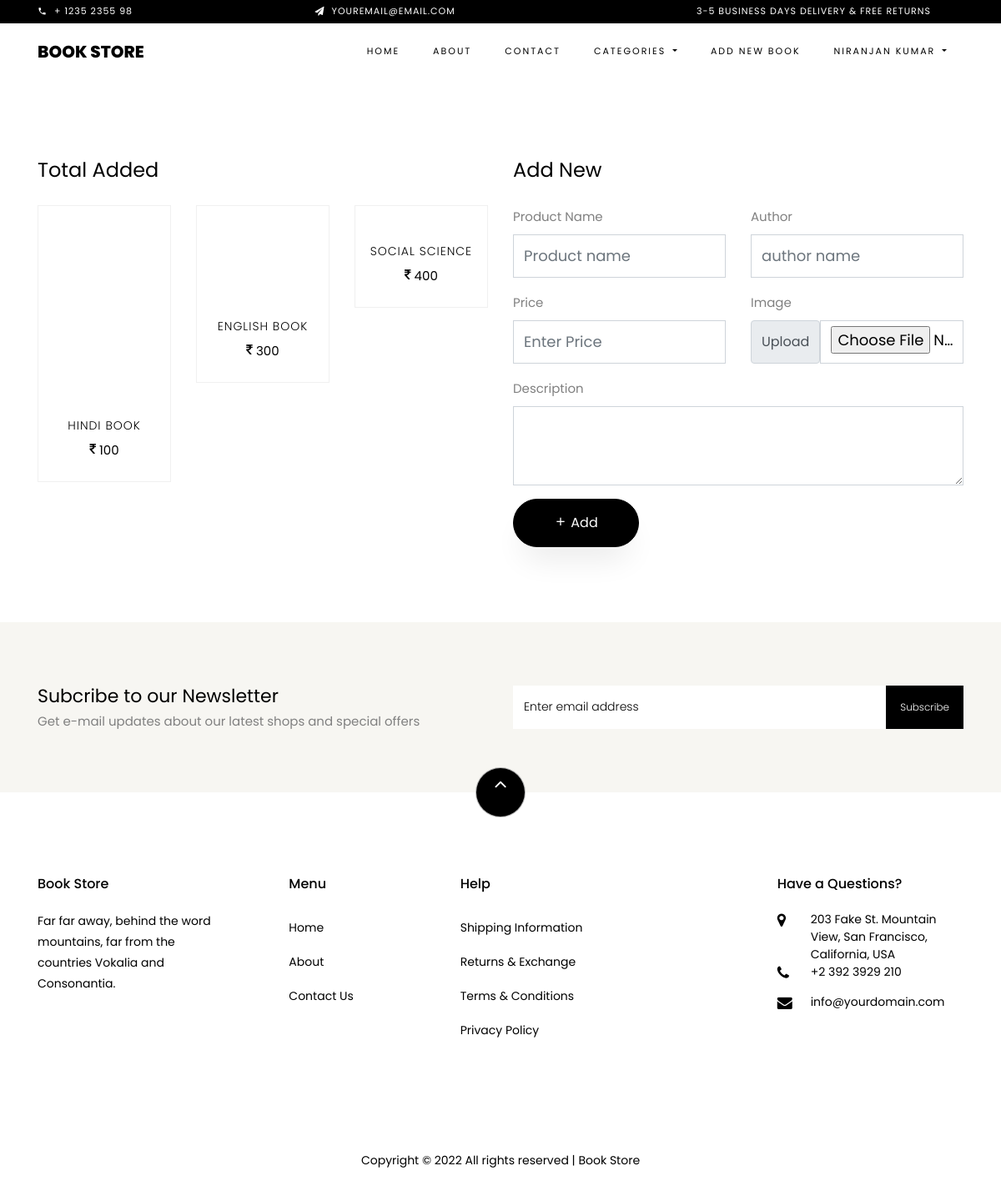
The page /add_product_page/ (signed in) on the database its author committed.
### BookApp/models.py (models this page shows, shortened)
class User(models.Model):
    FullName = models.CharField(max_length=50)
    Email = models.EmailField(max_length=50, unique=True)
    Mobile = models.CharField(max_length=10)
    Address = models.TextField(max_length=100)
    Password = models.CharField(max_length=12)
    IsActive = models.BooleanField(default=False)
    IsSeller = models.BooleanField(default=False)

class Product(models.Model):
    product_seller = models.ForeignKey(User, on_delete=models.CASCADE)
    product_name = models.CharField(max_length=100)
    product_author = models.CharField(max_length=100)
    product_author = models.CharField(max_length=100)
    product_price = models.IntegerField()
    product_desc = models.TextField()
    product_image = models.ImageField(upload_to='images/')
    def __str__(self):
        return self.product_name

### BookApp/views.py (the view)
# urls.py: path('add_product_page/', add_product_page, name='add_product_page'),
def add_product_page(request):
    products = view_product(request)
    print(products)
    return render(request, 'seller.html', {'products': products, 'total_products': len(products)})

### BookApp/views.py (called while the page is built)
def view_product(request):
	user=User.objects.get(Email=request.session['email'])
	products=Product.objects.filter(product_seller=user)
	return products

### BookApp/templates/seller.html (shortened to what this page needs)
{% extends "main.html" %}
{% load static %}
{% block content %}
<section class="ftco-section">
    <div class="container">
        <div class="row justify-content-center">
            <div class="col-xl-6 ftco-animate">
                <h3 class="mb-4 billing-heading">Total Added</h3>
                <div class="row">
                    {% for item in products %}
                    <div class="col-md-6 col-lg-4 ftco-animate">
                        <div class="product">
                            <a href="javascript:" class="img-prod text-center">
                            </a>
                            <div class="text py-3 pb-4 px-3 text-center">
                                <h3><a href="#">{{ item.product_name }}</a></h3>
                                <div class="d-flex">
                                    <div class="pricing">
                                        <p class="price">
                                            <span class="price-sale"><i class="icon-inr"></i> {{ item.product_price }}</span>
                                        </p>
                                    </div>
                                </div>
                            </div>
                        </div>
                    </div>
                    {% endfor %}
                </div>
            </div>
            <div class="col-xl-6">
                <h3 class="mb-4 billing-heading">Add New</h3>
                    <form class="row g-3" method="post" action="{% url 'add_product' %}" enctype="multipart/form-data">
                        <div class="col-6 mb-3">
                            <label for="fullname" class="form-label">Product Name</label>
                            <input class="form-control" id="product_name" type="text" name="product_name" type="text"
                                placeholder="Product name">
                        </div>
                        <div class="col-6 mb-3">
                            <label for="author" class="form-label">Author</label>
                            <input type="text" name="product_author" class="form-control" id="author"
                                placeholder="author name">
                        </div>
                        <div class="col-6 mb-3">
                            <label for="price" class="form-label">Price</label>
                            <input type="text" name="product_price" class="form-control" id="price" placeholder="Enter Price">
                        </div>
                        <div class="col-6 mb-3">
                            <label for="price" class="form-label">Image</label>
                            <div class="input-group">
                                <label class="input-group-text" for="upload">Upload</label>
                                <input type="file" class="form-control" name="product_image" id="upload">
                              </div>
                        </div>
                        <div class="col-12 mb-3">
                            <label for="description" class="form-label">Description</label>
                            <textarea class="form-control" name="product_desc" id="description" rows="3"></textarea>
                        </div>
                        <div class="col-12">
                            <button type="submit" class="btn btn-black py-3 px-5"><i class="icon-add"></i> Add</button>
                        </div>
                    </form>
            </div>
        </div>
    </div>
</section>
{% endblock %}

### BookApp/templates/main.html (shortened to what this page needs)
<!DOCTYPE html>
<html lang="en">
<head>
  {% load static %}
  <link rel="stylesheet" href="{% static 'css/open-iconic-bootstrap.min.css' %}">
  <link rel="stylesheet" href="{% static 'css/animate.css' %}">
  <link rel="stylesheet" href="{% static 'css/owl.carousel.min.css' %}">
  <link rel="stylesheet" href="{% static 'css/owl.theme.default.min.css' %}">
  <link rel="stylesheet" href="{% static 'css/magnific-popup.css' %}">
  <link rel="stylesheet" href="{% static 'css/aos.css' %}">
  <link rel="stylesheet" href="{% static 'css/ionicons.min.css' %}">
  <link rel="stylesheet" href="{% static 'css/bootstrap-datepicker.css' %}">
  <link rel="stylesheet" href="{% static 'css/jquery.timepicker.css' %}">
  <link rel="stylesheet" href="{% static 'css/flaticon.css' %}">
  <link rel="stylesheet" href="{% static 'css/icomoon.css' %}">
  <link rel="stylesheet" href="{% static 'css/style.css' %}">
</head>
<body class="goto-here">
  <div class="py-1 bg-black">
    <div class="container">
      <div class="row no-gutters d-flex align-items-start align-items-center px-md-0">
        <div class="col-lg-12 d-block">
          <div class="row d-flex">
            <div class="col-md pr-4 d-flex topper align-items-center">
              <div class="icon mr-2 d-flex justify-content-center align-items-center"><span class="icon-phone2"></span>
              </div>
              <span class="text">+ 1235 2355 98</span>
            </div>
            <div class="col-md pr-4 d-flex topper align-items-center">
              <div class="icon mr-2 d-flex justify-content-center align-items-center"><span
                  class="icon-paper-plane"></span></div>
              <span class="text">youremail@email.com</span>
            </div>
            <div class="col-md-5 pr-4 d-flex topper align-items-center text-lg-right">
              <span class="text">3-5 Business days delivery &amp; Free Returns</span>
            </div>
          </div>
        </div>
      </div>
    </div>
  </div>
  <nav class="navbar navbar-expand-lg navbar-dark ftco_navbar bg-dark ftco-navbar-light" id="ftco-navbar">
    <div class="container">
      <a class="navbar-brand text-black" href="/">{{request.session.app_name}}</a>
      <div class="collapse navbar-collapse" id="ftco-nav">
        <ul class="navbar-nav ml-auto">
          <li class="nav-item active"><a href="/" class="nav-link">Home</a></li>
          <li class="nav-item"><a href="{% url 'about' %}" class="nav-link">About</a></li>
          <li class="nav-item"><a href="{% url 'contact' %}" class="nav-link">Contact</a></li>
          {% if request.session.status %}
          <li class="nav-item dropdown">
            <a class="nav-link dropdown-toggle" href="#" id="navbarDropdown" role="button" data-bs-toggle="dropdown"
              aria-expanded="false">
              Categories
            </a>
          </li>
          {% if request.session.type == 'customer' %}
          <li class="nav-item cta cta-colored">
            <a class="nav-link" href="{% url 'mywishlist' %}">
              <span class="icon-heart"></span>[{{request.session.total_wlist}}]
            </a>
          </li>
          <li class="nav-item cta cta-colored">
            <a class="nav-link" href="{% url 'mycart' %}">
              <span class="icon-shopping_cart"></span>[{{request.session.total_cart}}]
            </a>
          </li>
          {% else %}
          <li class="nav-item">
            <a class="nav-link" href="{% url 'add_product_page' %}">Add New Book</a>
          </li>
          {% endif %}
          <li class="nav-item dropdown">
            <a class="nav-link dropdown-toggle" href="#" id="navbarDropdown" role="button" data-bs-toggle="dropdown"
              aria-expanded="false">
              {{ request.session.username }}
            </a>
          </li>
          {% endif %}
        </ul>
      </div>
    </div>
  </nav>
  {% block content %}{% endblock %}
  <section class="ftco-section ftco-no-pt ftco-no-pb py-5 bg-light">
    <div class="container py-4">
      <div class="row d-flex justify-content-center py-5">
        <div class="col-md-6">
          <h2 style="font-size: 22px;" class="mb-0">Subcribe to our Newsletter</h2>
          <span>Get e-mail updates about our latest shops and special offers</span>
        </div>
        <div class="col-md-6 d-flex align-items-center">
          <form action="#" class="subscribe-form">
            <div class="form-group d-flex">
              <input type="text" class="form-control" placeholder="Enter email address">
              <input type="submit" value="Subscribe" class="submit px-3">
            </div>
          </form>
        </div>
      </div>
    </div>
  </section>
  <footer class="ftco-footer ftco-section">
    <div class="container">
      <div class="row">
        <div class="mouse">
          <a href="#" class="mouse-icon">
            <div class="mouse-wheel"><span class="ion-ios-arrow-up"></span></div>
          </a>
        </div>
      </div>
      <div class="row mb-5">
        <div class="col-md">
          <div class="ftco-footer-widget mb-4">
            <h2 class="ftco-heading-2">{{request.session.app_name}}</h2>
            <p>Far far away, behind the word mountains, far from the countries Vokalia and Consonantia.</p>
            <ul class="ftco-footer-social list-unstyled float-md-left float-lft mt-5">
            </ul>
          </div>
        </div>
        <div class="col-md">
          <div class="ftco-footer-widget mb-4 ml-md-5">
            <h2 class="ftco-heading-2">Menu</h2>
            <ul class="list-unstyled">
              <li><a href="/" class="py-2 d-block">Home</a></li>
              <li><a href="{% url 'about' %}" class="py-2 d-block">About</a></li>
              <li><a href="{% url 'contact' %}" class="py-2 d-block">Contact Us</a></li>
            </ul>
          </div>
        </div>
        <div class="col-md-4">
          <div class="ftco-footer-widget mb-4">
            <h2 class="ftco-heading-2">Help</h2>
            <div class="d-flex">
              <ul class="list-unstyled mr-l-5 pr-l-3 mr-4">
                <li><a href="#" class="py-2 d-block">Shipping Information</a></li>
                <li><a href="#" class="py-2 d-block">Returns &amp; Exchange</a></li>
                <li><a href="#" class="py-2 d-block">Terms &amp; Conditions</a></li>
                <li><a href="#" class="py-2 d-block">Privacy Policy</a></li>
              </ul>
            </div>
          </div>
        </div>
        <div class="col-md">
          <div class="ftco-footer-widget mb-4">
            <h2 class="ftco-heading-2">Have a Questions?</h2>
            <div class="block-23 mb-3">
              <ul>
                <li><span class="icon icon-map-marker"></span><span class="text">203 Fake St. Mountain View, San
                    Francisco, California, USA</span></li>
                <li><a href="#"><span class="icon icon-phone"></span><span class="text">+2 392 3929 210</span></a></li>
                <li><a href="#"><span class="icon icon-envelope"></span><span
                      class="text">info@yourdomain.com</span></a></li>
              </ul>
            </div>
          </div>
        </div>
      </div>
      <div class="row">
        <div class="col-md-12 text-center">
          <p>
            Copyright &copy;
            <script>document.write(new Date().getFullYear());</script> All rights reserved |
            {{request.session.app_name}}
          </p>
        </div>
      </div>
    </div>
  </footer>
</body>
</html>

### BookApp/static/css/icomoon.css (style rules this page uses)
[class^="icon-"], [class*=" icon-"] { font-family: 'icomoon' !important; speak: none; font-style: normal; font-weight: normal; font-variant: normal; text-transform: none; line-height: 1; -webkit-font-smoothing: antialiased; -moz-osx-font-smoothing: grayscale; }
.icon-map-marker:before { content: "\f041"; }
.icon-phone:before { content: "\f095"; }
.icon-envelope:before { content: "\f0e0"; }
.icon-inr:before { content: "\f156"; }
.icon-paper-plane:before { content: "\f1d8"; }
.icon-add:before { content: "\e145"; }
.icon-phone2:before { content: "\e0cd"; }

### rows shown on the page
User: session.username "NIRANJAN KUMAR"
Product: product_name "HINDI BOOK", product_price "100"
Product: product_name "ENGLISH BOOK", product_price "300"
Product: product_name "SOCIAL SCIENCE", product_price "400"

### other values the page prints
{{ request.session.app_name }} "BOOK STORE"
{{ request.session.app_name }} "Book Store"
